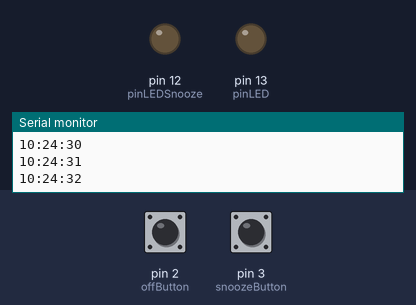
Simulated run of this sketch. Board: Arduino Uno, built with avr-gcc and run on an emulated ATmega328P. On the bench: output pins drawn as LEDs (lit = HIGH), the last lines printed to the serial monitor. Dashed ring = blinking. The test bench sets the inputs (shaded band); at power-on: pin 3 (snoozeButton) HIGH, pin 2 (offButton) LOW. The local clock reads 2024-03-15 10:24:30 at power-on unless the sketch sets it.

Above: at 2.8 s.
2.9 s: pin 3 (snoozeButton) pulled LOW for 3.2 s
At 3.8 s:
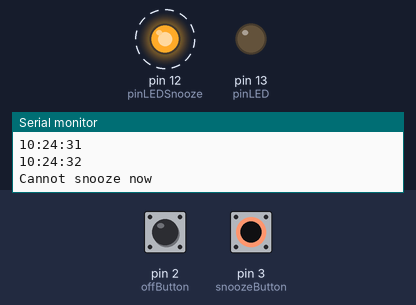
7.6 s: pin 2 (offButton) pulled HIGH for 0.65 s
Timing chart, 0 to 10.6 s (numbered marks = the images above; inputs shaded):
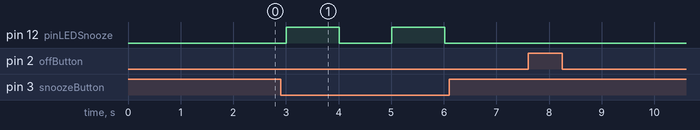

The sketch:

AlarmTimer.ino
```cpp
#include <RTClib.h>

RTC_DS1307 rtc;

const int pinLED = 13;  // Alarm LED
const int pinLEDSnooze = 12; // Snooze LED
const int offButton = 2;
const int snoozeButton = 3;
int snoozeTime = 1; //the alarm will be snoozed for 1 min
int alarmTime = 1920;
int currentTime, Hour, Min;
int off = 0; // indicates the state of the off button


void setup() {
  // put your setup code here, to run once:

  rtc.begin();
  Serial.begin(9600);
  Serial.println("Alarm Timer");

  //rtc.adjust(DateTime(F(__DATE__), F(__TIME__)));
  //rtc.adjust(DateTime(2021, 4, 3, 14, 35, 50));

  if (! rtc.isrunning()) {
    Serial.println("RTC is NOT running!");
    // following line sets the RTC to the date & time this sketch was compiled
    //set the current time to the RTC
    rtc.adjust(DateTime(__DATE__, __TIME__));
    //set a given time to the RTC
    //rtc.adjust(DateTime(2021, 4, 3, 14, 35, 50));
  }

  pinMode(pinLED, OUTPUT);
  pinMode(pinLEDSnooze, OUTPUT);
  pinMode(offButton, INPUT);
  pinMode(snoozeButton, INPUT_PULLUP);

}

void displayTime(){
  // displays the Real Time in the serial
  DateTime now = rtc.now();
  Serial.print(now.hour());
  Serial.print(':');
  Serial.print(now.minute());
  Serial.print(':');
  Serial.print(now.second());
  Serial.println();
}


void loop() {
  // put your main code here, to run repeatedly:

  DateTime now = rtc.now();
  Hour = now.hour();
  Min = now.minute();

  currentTime = Hour*100+Min; // current time will be in the form hhmm
  displayTime();
  delay(1000);

  if (digitalRead(offButton)){
    // changing the state of off button
    off = 1;
  }

  if ((alarmTime == currentTime) && (off == 0)){
    digitalWrite(pinLED, HIGH);
  }

  if (off == 1){
    Serial.println("Alarm Off");
    digitalWrite(pinLED, LOW);
  }

  if (alarmTime != currentTime){
    digitalWrite(pinLED, LOW);
  }

  if (!digitalRead(snoozeButton) && (alarmTime == currentTime)) {
    // this will snooze the alarm for a given snoozetime
    digitalWrite(pinLED, LOW);
    alarmTime += snoozeTime;
    Serial.print("New Alarm : ");
    Serial.print(alarmTime);
    Serial.println();
    digitalWrite(pinLEDSnooze, HIGH);   // snooze LED (pinLEDSnooze) will light up for a second to
    delay(1000);                        // indicate that the alarm was snoozed
    digitalWrite(pinLEDSnooze, LOW);
  }

  if (!digitalRead(snoozeButton) && (alarmTime != currentTime)){
    // if the snooze button is pressed while the alarm is not activated
    // following message will print
    Serial.println("Cannot snooze now");
    digitalWrite(pinLEDSnooze, HIGH);
    delay(1000);
    digitalWrite(pinLEDSnooze, LOW);
  }
}
```

Measured:
- after the input at 2.9 s, pin 12 (pinLEDSnooze): alternates HIGH for 1.0 s and LOW for 1.0 s, starting after 0.11 s
